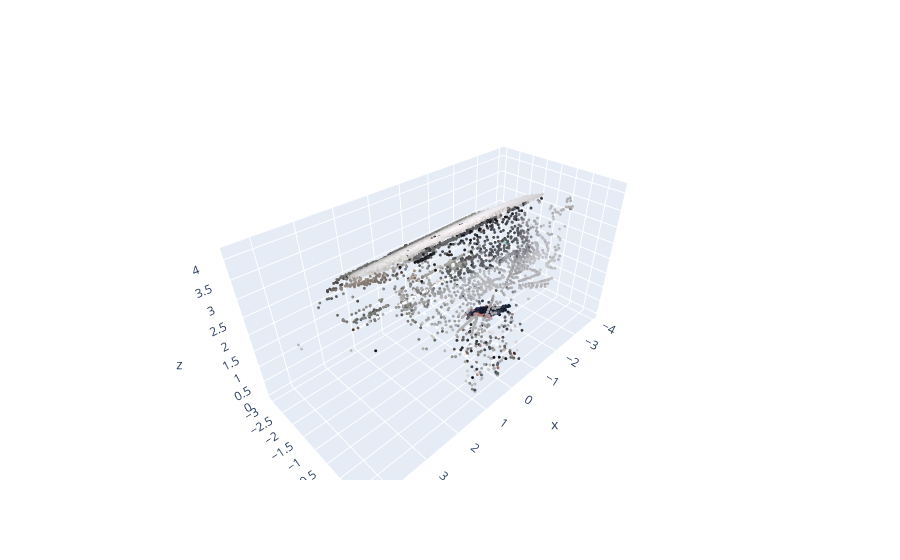

Notebook cell for this chart:
### Code cell
depth_points = np.asarray(concatenated_pc.points)
colors_points = np.asarray(concatenated_pc.colors)

step = 200

fig = go.Figure(
    data=[
        go.Scatter3d(
            x=depth_points[::step, 0],
            y=depth_points[::step, 1],
            z=depth_points[::step, 2],
            mode='markers',
            marker=dict(size=1, color=colors_points[::step])
        )
    ],
    layout=dict(
        scene=dict(
            xaxis=dict(visible=True),
            yaxis=dict(visible=True),
            zaxis=dict(visible=True)
        )
    )
)
fig.show()

### Figure 1 — Plotly figure (JSON) as saved in the notebook; plotly's stock layout.template omitted (floating-point values rounded to 4 significant figures; data arrays with more than 128 entries replaced by an {"elided": "..."} marker saying what was removed)
{"data": [{"marker": {"color": {"elided": "6439x3 float values"}, "size": 1}, "mode": "markers", "type": "scatter3d", "x": {"elided": "6439 float values"}, "y": {"elided": "6439 float values"}, "z": {"elided": "6439 float values"}}], "layout": {"scene": {"xaxis": {"visible": true}, "yaxis": {"visible": true}, "zaxis": {"visible": true}}}}
